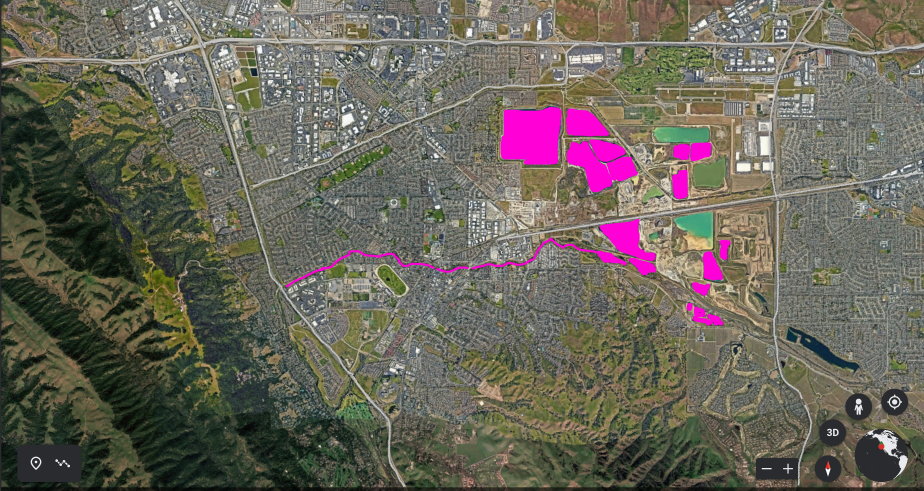
#> input picture Fire sim 7/fire-sim/pink4.jpg, 2772 x 1472 px (shown at 1/3 size)
$ python -i im_resize.py   (imports and definitions only)
#> lines starting #> are read from the running program, lines starting #| are printed output that depends on the picture
from PIL import Image, ImageEnhance
import numpy as np
from matplotlib import cm
import sys
from math import sqrt

# [1 line not run here, left out]

class Ret:
    def ret_arr(num_pixels, path, show = False):
#> called with path = 'pink4.jpg', show = False
        road = (245,35,93)
        parking = (135,145,148)
        trees = (137,159,68)
        trees_dark= (24,35,33)
        buildings = (245,245,245)
        water = (255,0,214)
        light_water = (88,183,135)
        blue_parking = (43,58,67)

        COLORS = (
            road,
            trees,
            buildings,
            water,
            parking,
            # blue_parking,
            trees_dark,
            light_water,
        )

        def closest_color(rgb):
            r, g, b = rgb
            color_diffs = []
            for color in COLORS:
                cr = color[0]
                cg = color[1]
                cb = color[2]
                color_diff = sqrt((r - cr)**2 + (g - cg)**2 + (b - cb)**2)
                color_diffs.append((color_diff, color))
            return min(color_diffs)[1]


        im = Image.open(path)
#> im is the input picture: PIL image 2772x1472 RGB; mean R, G, B 105.8, 101, 90.3
        width, height = im.size   # Get dimensions
#> width = 2772; height = 1472

        new = 512*3

        left = (width - new)/2
#> left = 618
        top = (height - new)/2
#> top = -32
        right = (width + new)/2
#> right = 2154
        bottom = (height + new)/2
#> bottom = 1504

        # Crop the center of the image
        im = im.crop((left, top, right, bottom))
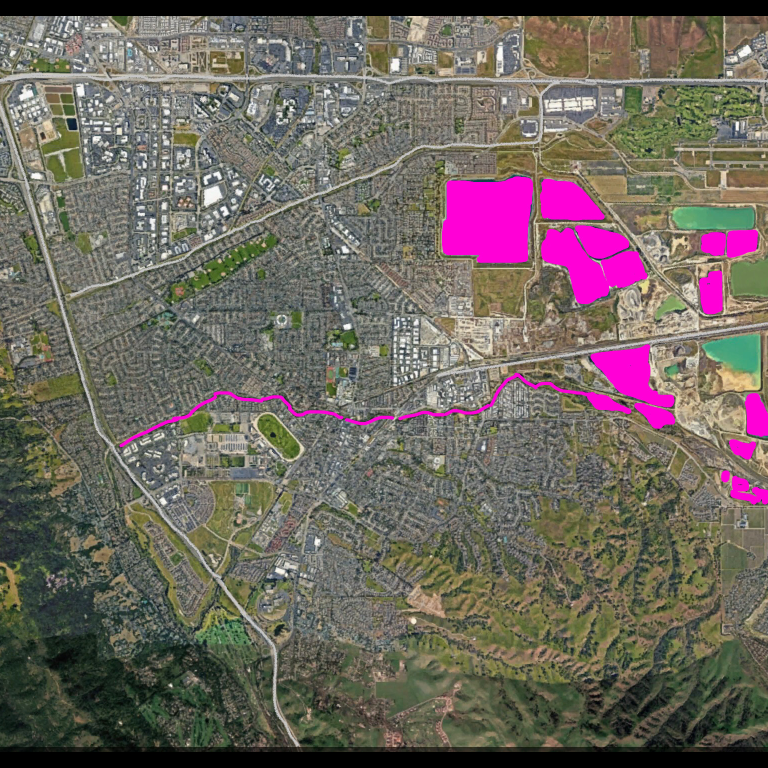
#> im: PIL image 1536x1536 RGB (shown at 1/2 size); mean R, G, B 110.6, 101.6, 94.8
        l,w = im.size
#> l = 1536; w = 1536
        print( l,w)
#| 1536 1536

        enhancer = ImageEnhance.Contrast(im)
        im = enhancer.enhance(1.3)
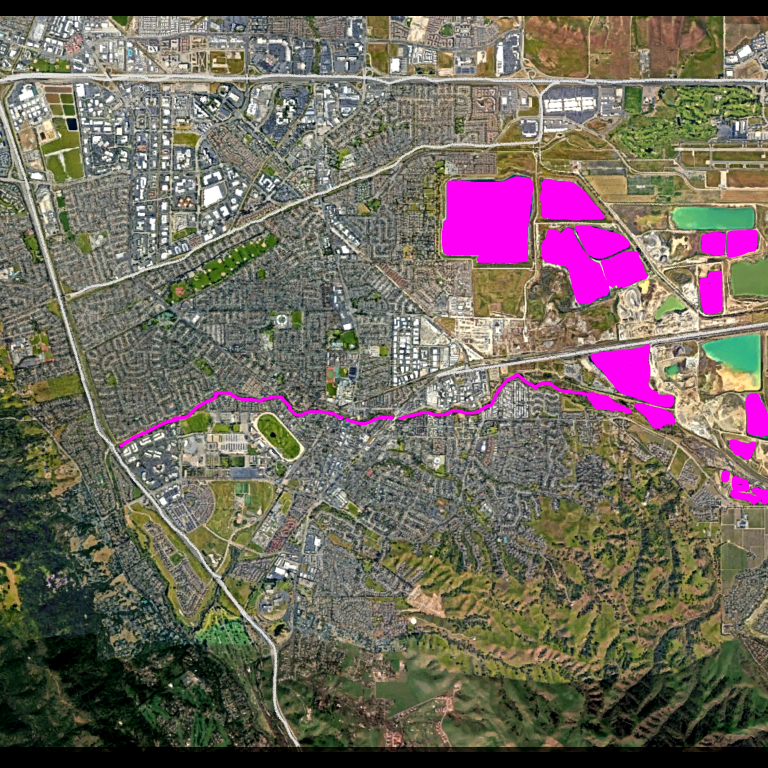
#> im: PIL image 1536x1536 RGB (shown at 1/2 size); mean R, G, B 112.1, 103.1, 93.2

        # sys.exit("Error message")

#> (the run stopped early here; a loop or call above may not have finished)
